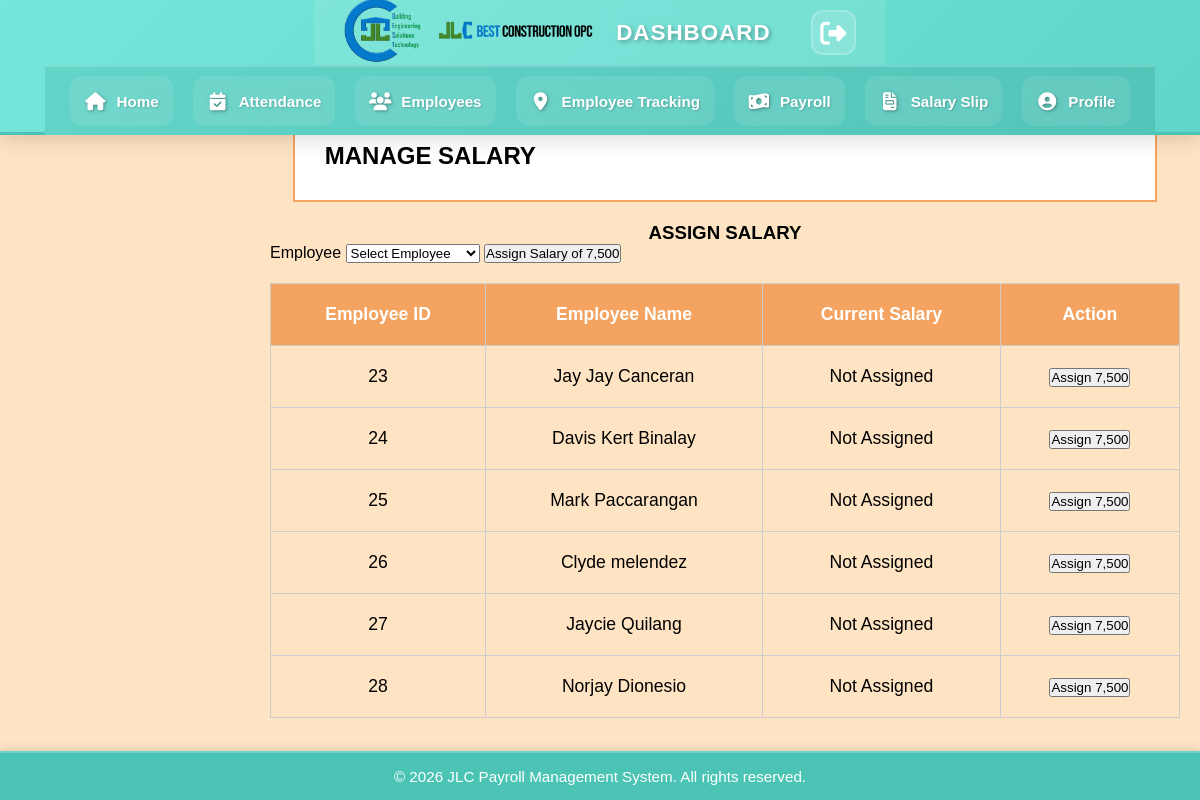
Page /manageSalary.php (signed in) on the committed database.
### tables this page shows
CREATE TABLE `employees` (
  `id` int(11) NOT NULL,
  `first_name` varchar(100) DEFAULT NULL,
  `middle_name` varchar(100) DEFAULT NULL,
  `last_name` varchar(100) DEFAULT NULL,
  `address` text DEFAULT NULL,
  `contact_num` varchar(15) DEFAULT NULL,
  `position` varchar(50) DEFAULT NULL,
  `email` varchar(100) DEFAULT NULL,
  `gender` varchar(10) DEFAULT NULL,
  `civil_status` varchar(20) DEFAULT NULL,
  `date_hired` date DEFAULT NULL,
  `monthly_salary` decimal(10,2) DEFAULT NULL,
  `dob` date DEFAULT NULL,
  `salary` int(11) NOT NULL,
  `net_salary` int(50) NOT NULL,
  `is_archived` tinyint(1) DEFAULT 0,
  `is_active` tinyint(1) DEFAULT 1,
  `status` enum('active','disabled') DEFAULT 'active',
  `sss_number` varchar(50) DEFAULT NULL,
  `pagibig_number` varchar(50) DEFAULT NULL,
  `tin_number` varchar(50) DEFAULT NULL,
  `philhealth_number` varchar(50) DEFAULT NULL,
  `site_id` int(11) DEFAULT NULL
);

### manageSalary.php (the view, shortened to what this page needs)
<?php
include 'connection.php';
?>
<!DOCTYPE html>
<html lang="en">
<head>
    <link rel="stylesheet" href="./assets/css/deduction.css">
</head>
<body>
 <?php include_once("./includes/header.php"); ?>
<main class="content">
    <div class="deduction-box">MANAGE SALARY</div>
    <div class="salary-form">
        <h3 style="text-align: center;">ASSIGN SALARY</h3>
        <form method="POST" action="manageSalary.php">
            <label for="employee-id">Employee</label>
            <select id="employee-id" name="employee_id" required>
                <option value="">Select Employee</option>
            </select>
            <button type="submit" name="assign_salary">Assign Salary of 7,500</button>
        </form>
    </div>
    <table class="deduction-table">
        <thead>
            <tr>
                <th>Employee ID</th>
                <th>Employee Name</th>
                <th>Current Salary</th>
                <th>Action</th>
            </tr>
        </thead>
        <tbody>
            <?php
            $query = "SELECT id, first_name, last_name, salary FROM employees WHERE salary IS NULL OR salary = 0";
            $result = $conn->query($query);
            while ($row = $result->fetch_assoc()) {
                echo "<tr>
                        <td>{$row['id']}</td>
                        <td>{$row['first_name']} {$row['last_name']}</td>
                        <td>Not Assigned</td>
                        <td>
                            <form method='POST' action='manageSalary.php'>
                                <input type='hidden' name='employee_id' value='{$row['id']}'>
                                <button type='submit' name='assign_salary'>Assign 7,500</button>
                            </form>
                        </td>
                    </tr>";
            }
            ?>
        </tbody>
    </table>
</main>
 <?php include_once("./includes/footer.php"); ?>
</body>
</html>

### deduction.css (style rules this page uses)
* { margin: 0; padding: 0; box-sizing: border-box; }
html, body { font-family: Arial, sans-serif; height: 100%; background-color: #ffe4c4; overflow: hidden; }
body { display: flex; flex-direction: column; }
.content { margin-left: 250px; margin-top: 90px; padding: 20px; width: calc(100% - 250px); height: calc(100vh - 90px); overflow-y: auto; }
.deduction-box { background-color: #ffffff; padding: 30px; border: 2px solid #f4a460; margin: 0 auto 20px auto; font-size: 1.5rem; font-weight: bold; width: 95%; }
.deduction-table { width: 100%; border-collapse: collapse; margin-top: 20px; }
.deduction-table th, .deduction-table td { border: 1px solid #ccc; padding: 20px; text-align: center; font-size: 1.1rem; }
.deduction-table th { background-color: #f4a460; color: white; }

### rows in the picture
employees: id "23", first_name "Jay Jay", last_name "Canceran"
employees: id "24", first_name "Davis Kert", last_name "Binalay"
employees: id "25", first_name "Mark", last_name "Paccarangan"
employees: id "26", first_name "Clyde", last_name "melendez"
employees: id "27", first_name "Jaycie", last_name "Quilang"
employees: id "28", first_name "Norjay", last_name "Dionesio"

### other values in the picture
$page_title ?: 'DASHBOARD' "DASHBOARD"
